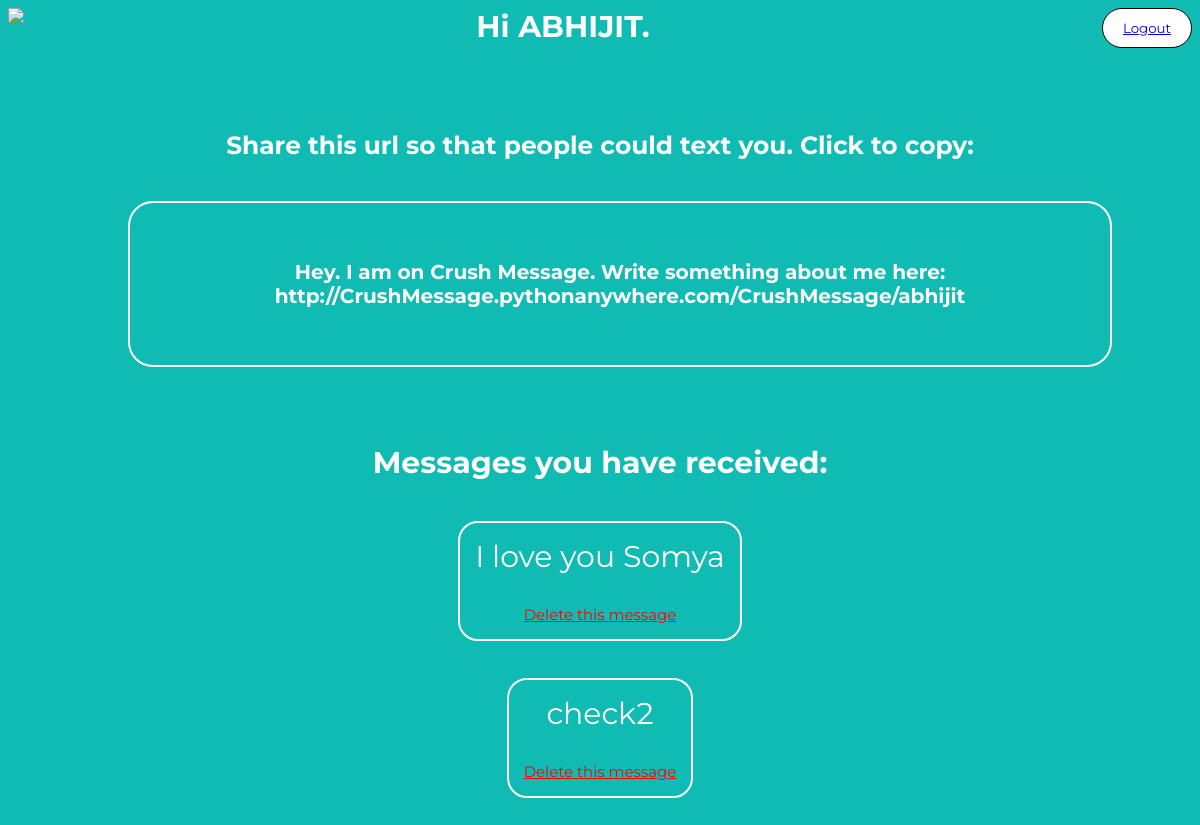
/ (signed in), run on an earlier commit of the app's database.
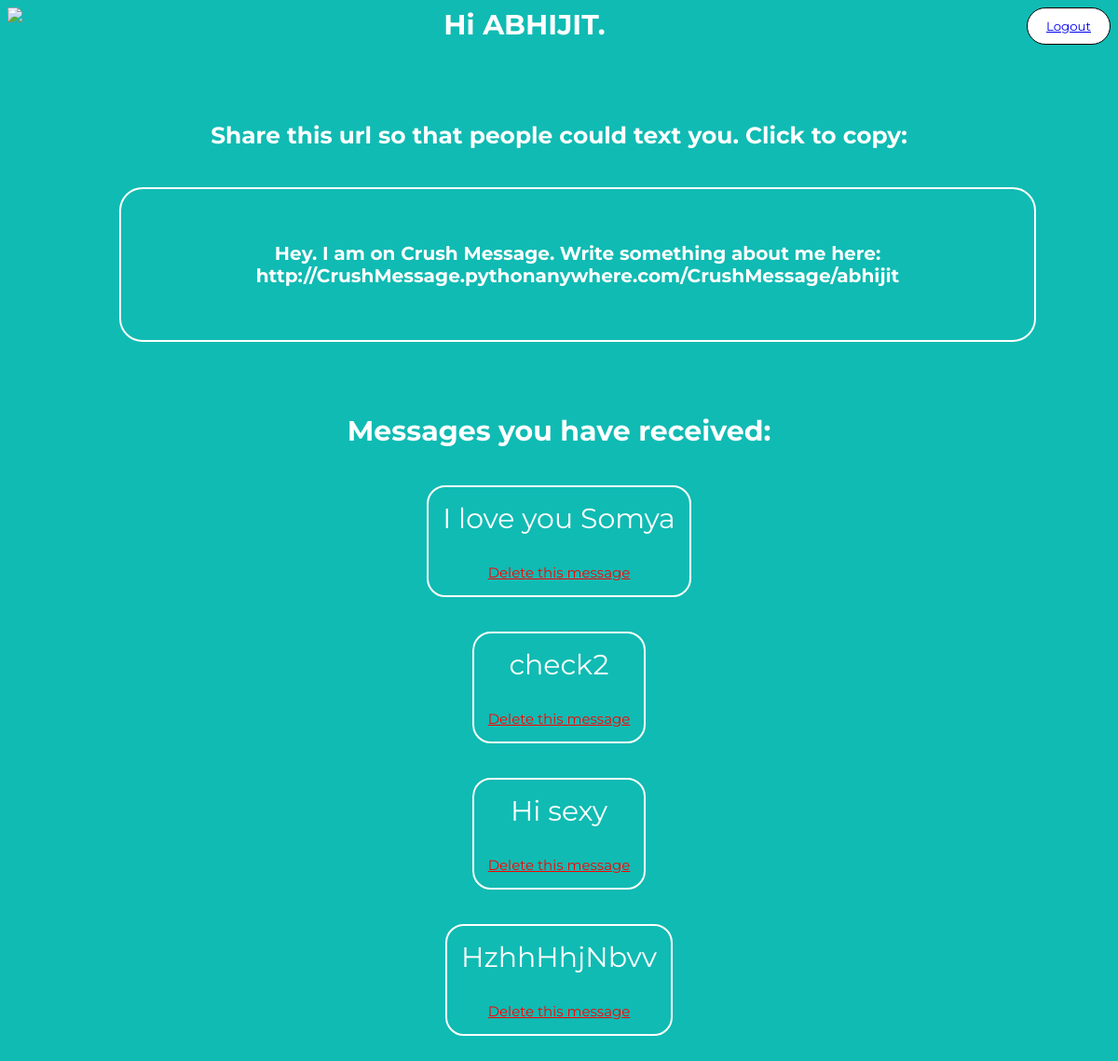
And on a later commit of the database.
### authentication/models.py (models this page shows, shortened)
class Message(models.Model):
	user = models.ForeignKey(User, on_delete=models.CASCADE)
	message_text = models.TextField(null = True)

### authentication/views.py (the view)
# urls.py: path('',views.index, name= 'home'),
def index(request):
	if request.user.is_authenticated:
		message_list = Message.objects.filter(user=request.user)
	else:
		message_list = []
	return render(request,'authentication/index.html', {'message_list':message_list})

### authentication/templates/authentication/index.html (shortened to what this page needs)
{% load socialaccount %}
<head>
</head>
<body>
		{% if user.is_authenticated %}
		<div class="header">
			<img id="iconPrevious" src="https://img.icons8.com/color/60/000000/heart-with-arrow.png"/>
			<h4 id="message">Hi {{user.first_name}}.</h4>
			<button id="btnNext" class="">
				<a href="{% url 'logout' %}">Logout</a>
			</button>
		</div>
			<h5>Share this url so that people could text you. Click to copy:</h5>
			<div id="div1" onclick="copyDivToClipboard()">
				<h6> Hey. I am on Crush Message. Write something about me here: http://CrushMessage.pythonanywhere.com/CrushMessage/{{user.username}}
					</h6>
			</div>
			<br>
			<h4>Messages you have received:</h4>
					{% if message_list %}
						{% for message in message_list %}
								<div class="message-box">
										{{message.message_text}}
										<p><a style="color: red; font-size: 15px;" href="{% url 'authentication:delete' message.id %}">Delete this message</a></p>
								</div>
								<br>
						{% endfor %}
					{% else %}
						<p>You have received no messages yet ! </p>
					{% endif %}
		{% endif %}
</body>

What changed in the data, as far as the page shows it:
added Message: message_text "Hi sexy"
added Message: message_text "HzhhHhjNbvv"
